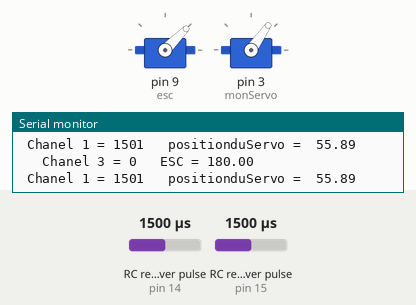
Recording of a sketch running on a simulated Arduino Uno, built with avr-gcc and run on an emulated ATmega328P. Parts: 2 × servo, the last lines printed to the serial monitor. Wiring (inferred from the names in the program): 2 × RC receiver channel: data pin 14 / data pin 15. The test bench sets the inputs (shaded band); at power-on: RC receiver pulse (sensors on pin 14, pin 15) 1500 µs.

Above: at 11.2 s.
11.3 s: RC receiver pulse (sensor on pin 14) set to 1250 µs
At 12.5 s:
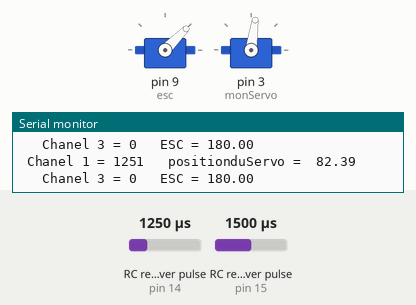
12.8 s: RC receiver pulse (sensor on pin 15) set to 1116 µs
14.5 s: RC receiver pulse (sensor on pin 15) set to 1097 µs
At 15.3 s:
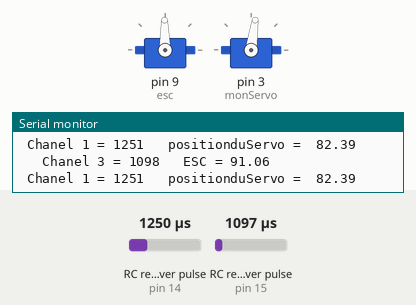
16.1 s: RC receiver pulse (sensor on pin 14) set to 1020 µs
At 16.7 s:
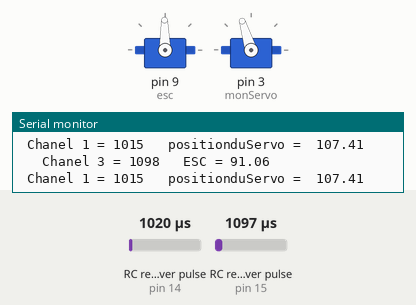
17.7 s: RC receiver pulse (sensor on pin 14) set to 1500 µs
At 18.1 s:
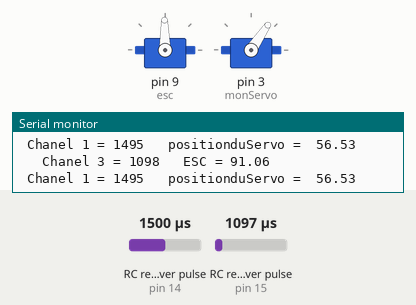
19.3 s: RC receiver pulse (sensor on pin 15) set to 1250 µs
At 19.9 s:
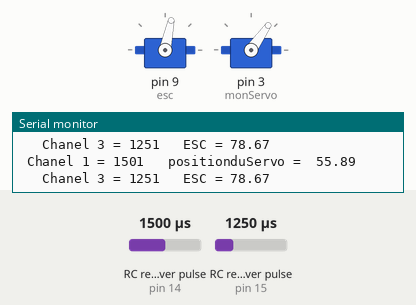
Timing chart, 0 to 21.9 s (numbered marks = the images above; inputs shaded):
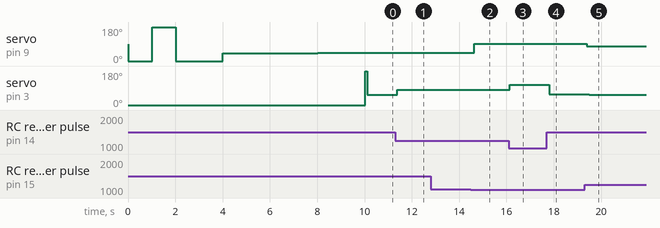

The sketch:

Brush+Servo.ino
```cpp
//Fait fonctionner le brushless et le servomoteur par RF//

#include <Servo.h>
Servo esc;   // Création de l'objet permettant le contrôle de l'ESC
Servo monServo;
float ESC = 0;
float positionduServo = 0;


int V_chanel_1 = 0, V_chanel_3 = 0;
int chanel_1 = 14, chanel_3 = 15; // connecter les pin des voies 1 et 3 de la carte radio aux entrées analogiques 14 et 15
int lecture= 0;

void setup() {
  // put your setup code here, to run once:
   Serial.begin(115200);
   pinMode(chanel_1, INPUT);
   pinMode(chanel_3, INPUT);
   esc.attach(9); // On attache l'ESC au port numérique 9 (port PWM obligatoire)
   monServo.attach(3);
   monServo.write(positionduServo);
   delay(15);


   // Initialisation de l'ESC
   //  (certains ESC ont besoin d'une "procédure d'initialisation"
   //   pour devenir opérationnels - voir notice)
   Serial.println(" Initialisation ESC ");
   esc.write(0);
   delay(1000);
   esc.write(180);
   delay(1000);
   esc.write(0);
   delay(2000);
   Serial.println(" ESC = 40");
   esc.write(40); // nécessaire au démarrage du brushless
   delay(4000);
   Serial.println(" ESC = 45");
   esc.write(45); // on impose une vitesse initiale pour les tests mais non nécessaire
   delay(2000);
}

void loop() {
// si on dépasse le temps d'attente 3ms, PulseIn renvoit la valeur 0 qu'il ne faut pas prendre en compte

lecture = pulseIn(chanel_1, HIGH, 3000);  // lecture de l'impulsion envoyée par la voie 1
if (lecture >0) {
  V_chanel_1=lecture;
}
delay(10);
Serial.print(" Chanel 1 = ");
Serial.print(V_chanel_1);

 positionduServo = (-0.106*V_chanel_1)+215; //équation permettant de transformer l'impulsion envoyée en degrés (selon l'intervalle voulu)
Serial.print("   positionduServo =  ");
Serial.println(positionduServo);
monServo.write(positionduServo);

//******************************************
lecture = pulseIn(chanel_3, HIGH, 3000); // lecture de l'impulsion envoyée par la voie 3
if (lecture >0) {
  V_chanel_3=lecture;
}
delay(10);
Serial.print("   Chanel 3 = ");
Serial.print(V_chanel_3);

ESC = (-0.081*V_chanel_3)+180;
Serial.print("   ESC = ");
Serial.println(ESC);


if ((ESC >40)&(ESC<110)){ // mesure de sécurité : on envoie à l'esc que des valeurs comprises entre 40 et 110 pur éviter la surchauffe du moteur
     esc.write(ESC);  }

}
```

Measured:
- the behaviour switches between 1109 and 1108 µs on RC receiver pulse (sensor on pin 15) (found by bisection; images 1 and 2)
- after the input at 11.3 s, servo on pin 3 (monServo): 55° → 82° after 0.09 s
- after the input at 14.5 s, servo on pin 9 (esc): 45° → 91° after 0.13 s
- after the input at 16.1 s, servo on pin 3 (monServo): 82° → 106° at once, → 107° 0.14 s later
- after the input at 17.7 s, servo on pin 3 (monServo): 107° → 56° after 0.11 s
- after the input at 19.3 s, servo on pin 9 (esc): 91° → 78° after 0.09 s; servo on pin 3 (monServo): 56° → 55° after 0.19 s
